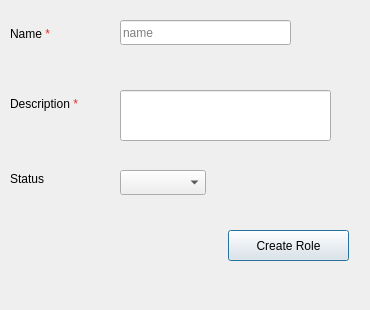
<?xml version="1.0" encoding="UTF-8"?>
<ui version="4.0">
 <class>Dialog</class>
 <widget class="QDialog" name="Dialog">
  <property name="geometry">
   <rect>
    <x>0</x>
    <y>0</y>
    <width>370</width>
    <height>310</height>
   </rect>
  </property>
  <property name="minimumSize">
   <size>
    <width>370</width>
    <height>310</height>
   </size>
  </property>
  <property name="maximumSize">
   <size>
    <width>370</width>
    <height>310</height>
   </size>
  </property>
  <property name="windowTitle">
   <string>Role</string>
  </property>
  <widget class="QComboBox" name="CMB_roleStatus">
   <property name="geometry">
    <rect>
     <x>120</x>
     <y>170</y>
     <width>86</width>
     <height>25</height>
    </rect>
   </property>
  </widget>
  <widget class="QPushButton" name="BTN_createRole">
   <property name="geometry">
    <rect>
     <x>228</x>
     <y>230</y>
     <width>121</width>
     <height>31</height>
    </rect>
   </property>
   <property name="font">
    <font>
     <pointsize>9</pointsize>
    </font>
   </property>
   <property name="text">
    <string>Create Role</string>
   </property>
  </widget>
  <widget class="QLineEdit" name="LE_name">
   <property name="geometry">
    <rect>
     <x>120</x>
     <y>20</y>
     <width>171</width>
     <height>25</height>
    </rect>
   </property>
   <property name="placeholderText">
    <string>name</string>
   </property>
  </widget>
  <widget class="QLabel" name="label_3">
   <property name="geometry">
    <rect>
     <x>10</x>
     <y>90</y>
     <width>99</width>
     <height>29</height>
    </rect>
   </property>
   <property name="text">
    <string>&lt;html&gt;&lt;head/&gt;&lt;body&gt;&lt;p&gt;Description &lt;span style=&quot; color:#ef2929;&quot;&gt;*&lt;/span&gt;&lt;/p&gt;&lt;/body&gt;&lt;/html&gt;</string>
   </property>
  </widget>
  <widget class="QLabel" name="label_6">
   <property name="geometry">
    <rect>
     <x>10</x>
     <y>20</y>
     <width>99</width>
     <height>29</height>
    </rect>
   </property>
   <property name="text">
    <string>&lt;html&gt;&lt;head/&gt;&lt;body&gt;&lt;p&gt;Name &lt;span style=&quot; color:#ef2929;&quot;&gt;*&lt;/span&gt;&lt;/p&gt;&lt;/body&gt;&lt;/html&gt;</string>
   </property>
  </widget>
  <widget class="QLabel" name="label">
   <property name="geometry">
    <rect>
     <x>10</x>
     <y>170</y>
     <width>67</width>
     <height>17</height>
    </rect>
   </property>
   <property name="text">
    <string>Status</string>
   </property>
  </widget>
  <widget class="QLineEdit" name="LE_DESC">
   <property name="geometry">
    <rect>
     <x>120</x>
     <y>90</y>
     <width>211</width>
     <height>51</height>
    </rect>
   </property>
  </widget>
 </widget>
 <resources/>
 <connections/>
</ui>
